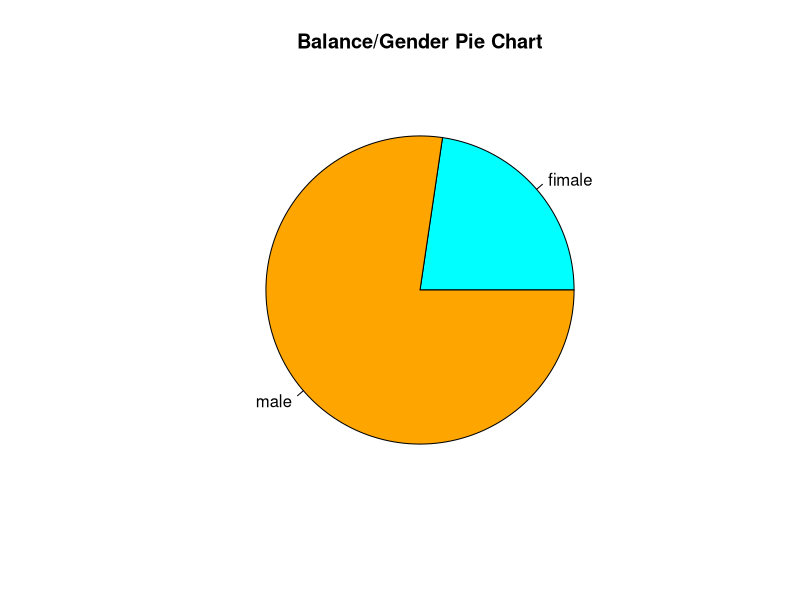
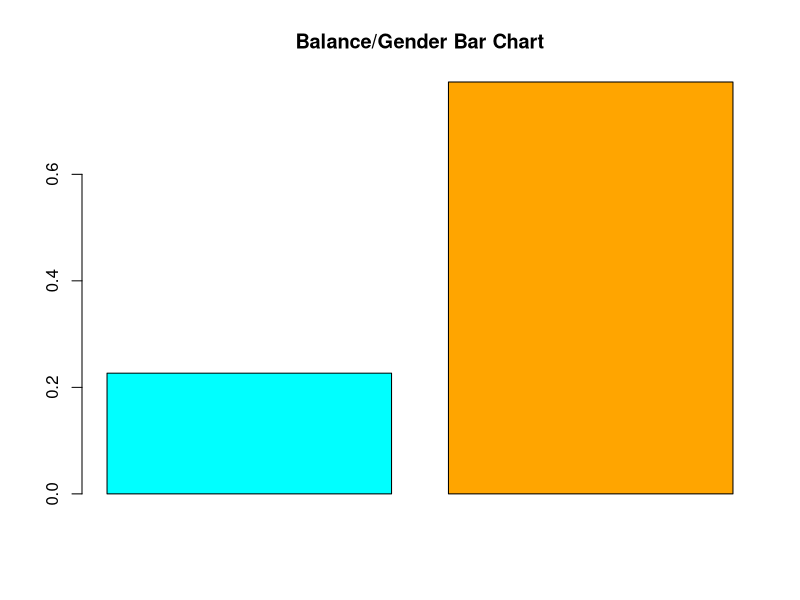
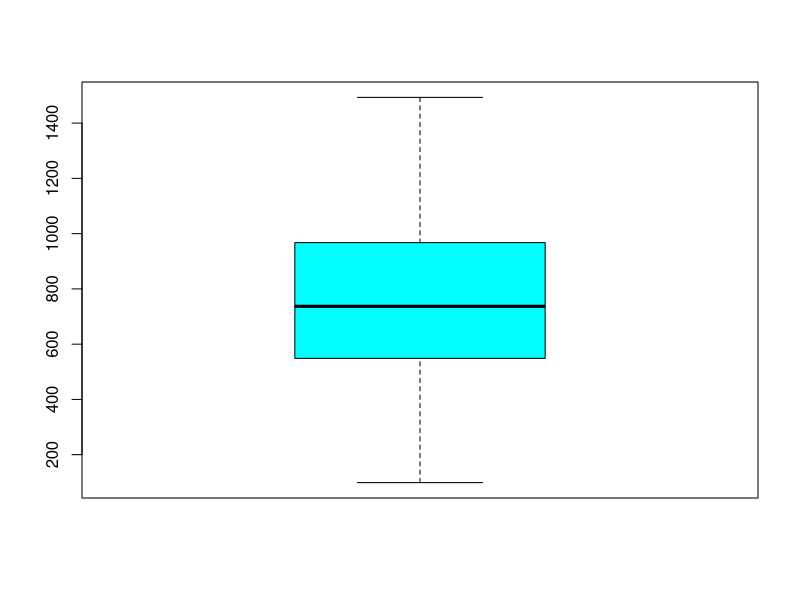
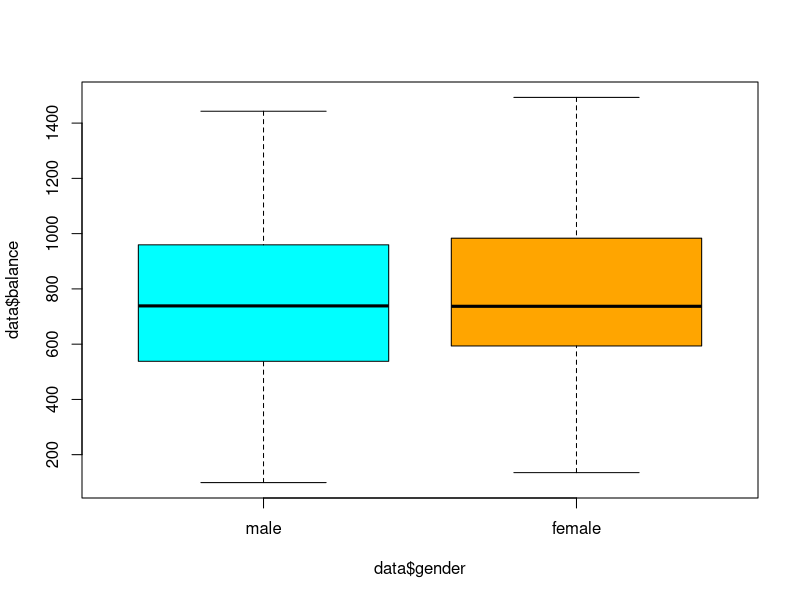
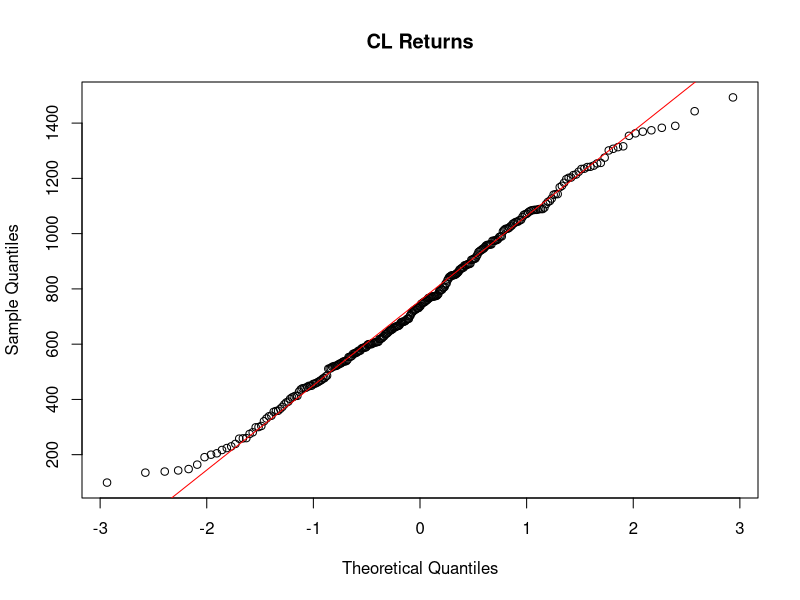
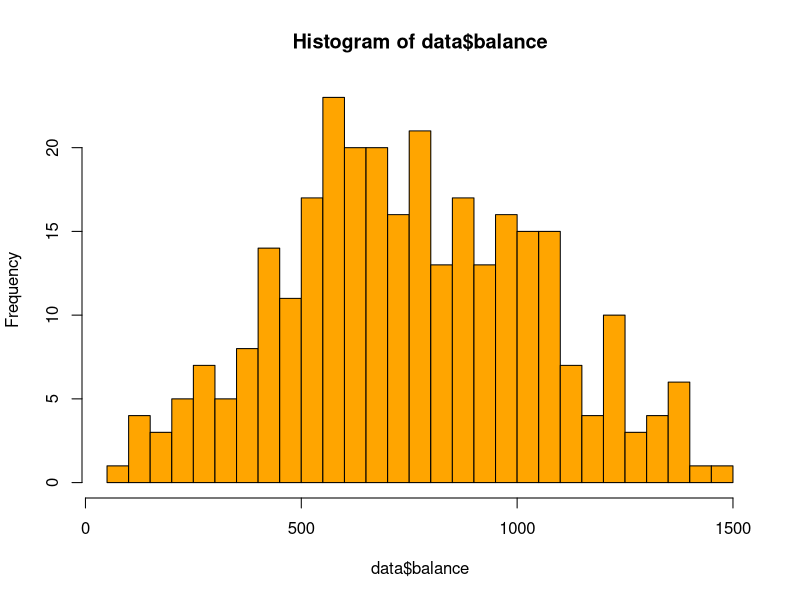

These charts were generated, in order, by the following R code:
## ---- chunk 1
data <- read.csv('./datasets/capital.csv',sep = ';', row.names=NULL,header = TRUE)
data
## ---- chunk 2
gender_labels <- as.character(data$gender)
gender_labels[gender_labels == 1] = "male"
gender_labels[gender_labels == 2] = "fimale"
gender_table <- table(gender_labels)
gender_prob_table <- prop.table(gender_table)
# plot relevant frequences table
gender_prob_table
# conver prob table to df
df = data.frame(gender_prob_table)
# plot pie chart
pie(df$Freq, labels = df$gender_labels, col = c('cyan','orange'), main = "Balance/Gender Pie Chart")
# plot bar chart
barplot(df$Freq ,col=c('cyan','orange'), main = "Balance/Gender Bar Chart")
## ---- chunk 3
# pllot Balance boxPlot
boxplot(data$balance, col = "cyan")

# plot balance/gender boxplot
boxplot(data$balance~data$gender, col = c("cyan","orange"), names = c("male","female"))
## ---- chunk 4
# calculate dataset variance
print("calculate dataset variance")
var(data)
# calculate dataset summary
print("calculate dataset summary")
summary(data)
## ---- chunk 5
# create Q-Q plot
qqnorm(data$balance, main="CL Returns")
qqline(data$balance, col="red")

# create Histogram
hist(data$balance, breaks=40,col='orange')
